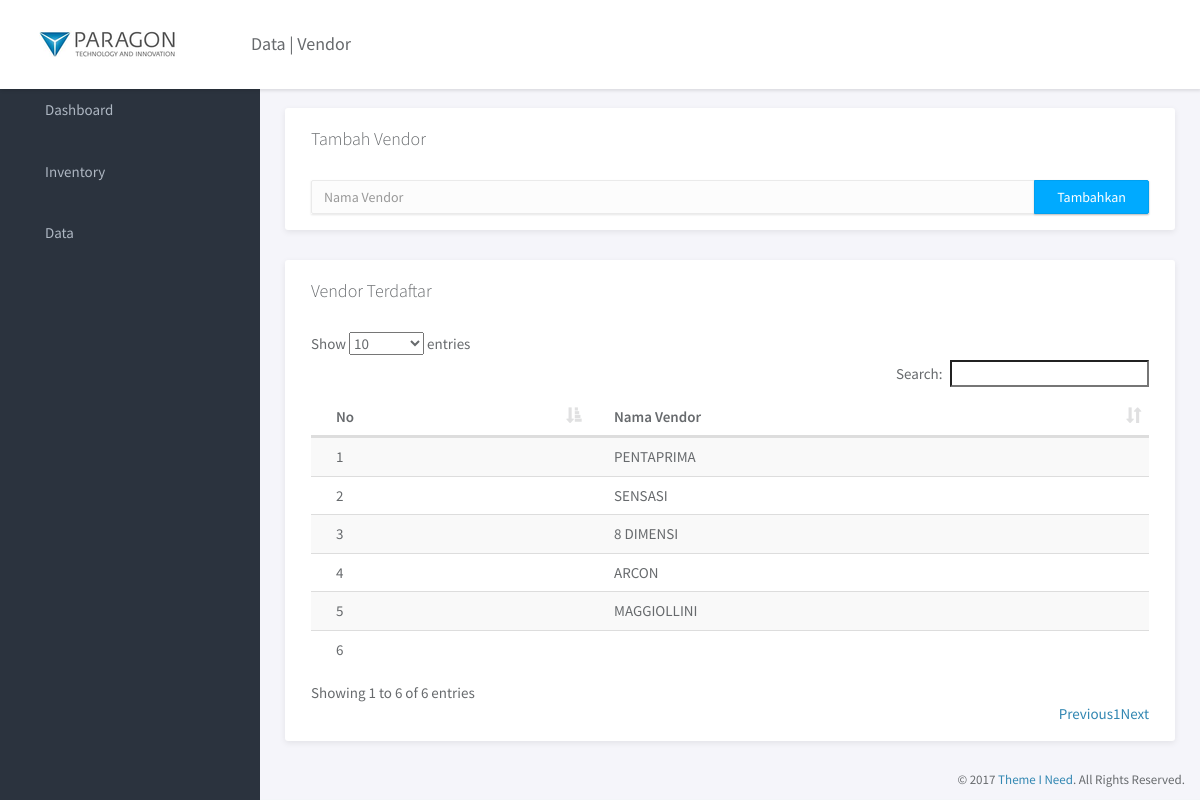
The app's page /vendor.php with its own data.
### tables this page shows
CREATE TABLE `tbl_vendor` (
  `id_vendor` int(10) NOT NULL,
  `nama_vendor` varchar(30) NOT NULL
);

### vendor.php (the view, shortened to what this page needs)
<?php
include("koneksi.php");
?>
<!doctype html>
<html lang="en">
<head>
	<link rel="stylesheet" href="assets/vendor/bootstrap/css/bootstrap.min.css">
	<link rel="stylesheet" href="assets/vendor/font-awesome/css/font-awesome.min.css">
	<link rel="stylesheet" href="assets/vendor/linearicons/style.css">
	<link rel="stylesheet" href="assets/vendor/chartist/css/chartist-custom.css">
	<link rel="stylesheet" href="assets/css/main.css">
	<link rel="stylesheet" href="assets/css/dataTables.bootstrap.min.css">
</head>
<body>
	<div id="wrapper">
		<nav class="navbar navbar-default navbar-fixed-top">
			<div class="brand">
				<a href="index.html"><img src="assets/img/logo-dark.png" alt="Klorofil Logo" class="img-responsive logo"></a>
			</div>
			<div class="container-fluid">
				<div class="navbar-btn">
					<button type="button" class="btn-toggle-fullwidth"><i class="lnr lnr-arrow-left-circle"></i></button>
				</div>
		</nav>
		<?php include ("navigation.php"); ?>
		<div class="main">
			<div class="main-content">
				<div class="container-fluid">
					<div class="panel">
                            <div class="panel-heading">
									<h3 class="panel-title">Tambah Vendor</h3>
									<div class="right">
                            </div>
								</div>
								<div class="panel-body">
										<form action="" method="POST">
												<div class="input-group">
														<input name="input_nama_vendor" class="form-control" type="text" placeholder="Nama Vendor" required>
														<span class="input-group-btn">
														<input type="submit" name="tambah" class="btn btn-primary" value="Tambahkan">
														</span>
												</div>
										</form>
								</div>
					</div>
                    <div class="panel">
                        <div class="panel-heading">
                            <h3 id="test" class="panel-title">Vendor Terdaftar</h3>
                            <div class="right">
                            </div>
                        </div>
                        <div class="panel-body">
							<table id="tabel" class="table table-striped">
								<thead>
									<tr>
										<th>No</th>
										<th>Nama Vendor</th>
									</tr>
								</thead>
								<tbody>
									<?php
										$tampil = mysqli_query($koneksi, "SELECT * from tbl_vendor");
										while ($row = mysqli_fetch_array($tampil))
										{
											$id_vendor = $row['id_vendor'];
											$nama_vendor = $row['nama_vendor'];
											echo "<tr>
												<td>".$id_vendor."</td>
												<td>".$nama_vendor."</td>
												</tr>";
										}
									?>
                                </tbody>
                            </table>
						</div>
                    </div>
				</div>
			</div>
		</div>
		<footer>
			<div class="container-fluid">
				<p class="copyright">&copy; 2017 <a href="https://www.themeineed.com" target="_blank">Theme I Need</a>. All Rights Reserved.</p>
			</div>
		</footer>
	</div>
</body>
</html>

### assets/css/main.css (style rules this page uses)
html { position: relative; min-height: 100%; }
body { background-color: #F3F5F8; font-family: "Source Sans Pro", sans-serif; font-size: 15px; color: #676a6d; }
a { color: #3287B2; }
th { font-weight: 600; }
footer { position: absolute; bottom: 0; right: 0; padding-top: 15px; padding-bottom: 10px; }
.copyright { margin-bottom: 0; text-align: right; font-size: 13px; }
#wrapper .main { -webkit-transition: all 0.3s ease-in-out; -moz-transition: all 0.3s ease-in-out; -ms-transition: all 0.3s ease-in-out; -o-transition: all 0.3s ease-in-out; transition: all 0.3s ease-in-out; width: calc(100% - 260px); left: 0; position: relative; float: right; background-color: #f5f5fa; }
#wrapper #sidebar-nav, #wrapper .main { padding-top: 80px; }
.main-content { padding: 28px 10px; }
.navbar-default { -webkit-transition: all 0.3s ease-in-out; -moz-transition: all 0.3s ease-in-out; -ms-transition: all 0.3s ease-in-out; -o-transition: all 0.3s ease-in-out; transition: all 0.3s ease-in-out; -moz-box-shadow: 1px 2px 3px rgba(0, 0, 0, 0.1); -webkit-box-shadow: 1px 2px 3px rgba(0, 0, 0, 0.1); box-shadow: 1px 2px 3px rgba(0, 0, 0, 0.1); -webkit-border-radius: 0; -moz-border-radius: 0; border-radius: 0; padding: 0; margin: 0; border: none; background-color: #fff; }
.navbar-default .brand { float: left; padding: 30px 39px; background-color: #fff; }
.navbar-btn { float: left; padding: 16px 0; }
.navbar-btn button { font-size: 24px; padding: 4px 8px; line-height: .7; border: none; background: none; outline: none; }
.form-control { -moz-box-shadow: 0px 1px 2px 0 rgba(0, 0, 0, 0.1); -webkit-box-shadow: 0px 1px 2px 0 rgba(0, 0, 0, 0.1); box-shadow: 0px 1px 2px 0 rgba(0, 0, 0, 0.1); -webkit-border-radius: 2px; -moz-border-radius: 2px; border-radius: 2px; border-color: #eaeaea; background-color: #fcfcfc; }
.input-group { -moz-box-shadow: 0px 1px 2px 0 rgba(0, 0, 0, 0.1); -webkit-box-shadow: 0px 1px 2px 0 rgba(0, 0, 0, 0.1); box-shadow: 0px 1px 2px 0 rgba(0, 0, 0, 0.1); }
.input-group .form-control, .input-group-addon, .input-group-btn { -moz-box-shadow: none; -webkit-box-shadow: none; box-shadow: none; }
.btn { -webkit-border-radius: 2px; -moz-border-radius: 2px; border-radius: 2px; -moz-box-shadow: 0px 1px 2px 0 rgba(0, 0, 0, 0.2); -webkit-box-shadow: 0px 1px 2px 0 rgba(0, 0, 0, 0.2); box-shadow: 0px 1px 2px 0 rgba(0, 0, 0, 0.2); padding: 6px 22px; }
.btn-primary { background-color: #00AAFF; border-color: #00a0f0; }
.panel { -webkit-border-radius: 3px; -moz-border-radius: 3px; border-radius: 3px; -moz-box-shadow: 0 2px 6px rgba(0, 0, 0, 0.08); -webkit-box-shadow: 0 2px 6px rgba(0, 0, 0, 0.08); box-shadow: 0 2px 6px rgba(0, 0, 0, 0.08); background-color: #fff; margin-bottom: 30px; }
.panel .panel-heading, .panel .panel-body, .panel .panel-footer { padding-left: 25px; padding-right: 25px; }
.panel .panel-heading { padding-top: 20px; padding-bottom: 20px; position: relative; }
.panel .panel-heading .panel-title { margin: 0; font-size: 18px; font-weight: 300; }
.panel .panel-body { padding-top: 10px; padding-bottom: 15px; }
.panel .right { position: absolute; right: 20px; top: 32%; }
.panel .table > thead > tr > td:first-child, .panel .table > thead > tr > th:first-child, .panel .table > tbody > tr > td:first-child, .panel .table > tbody > tr > th:first-child, .panel .table > tfoot > tr > td:first-child, .panel .table > tfoot > tr > th:first-child { padding-left: 25px; }
.panel .table > thead > tr > td:last-child, .panel .table > thead > tr > th:last-child, .panel .table > tbody > tr > td:last-child, .panel .table > tbody > tr > th:last-child, .panel .table > tfoot > tr > td:last-child, .panel .table > tfoot > tr > th:last-child { padding-left: 25px; }

### records on screen
tbl_vendor: id_vendor "1", nama_vendor "PENTAPRIMA"
tbl_vendor: id_vendor "2", nama_vendor "SENSASI"
tbl_vendor: id_vendor "3", nama_vendor "8 DIMENSI"
tbl_vendor: id_vendor "4", nama_vendor "ARCON"
tbl_vendor: id_vendor "5", nama_vendor "MAGGIOLLINI"
tbl_vendor: id_vendor "6"
